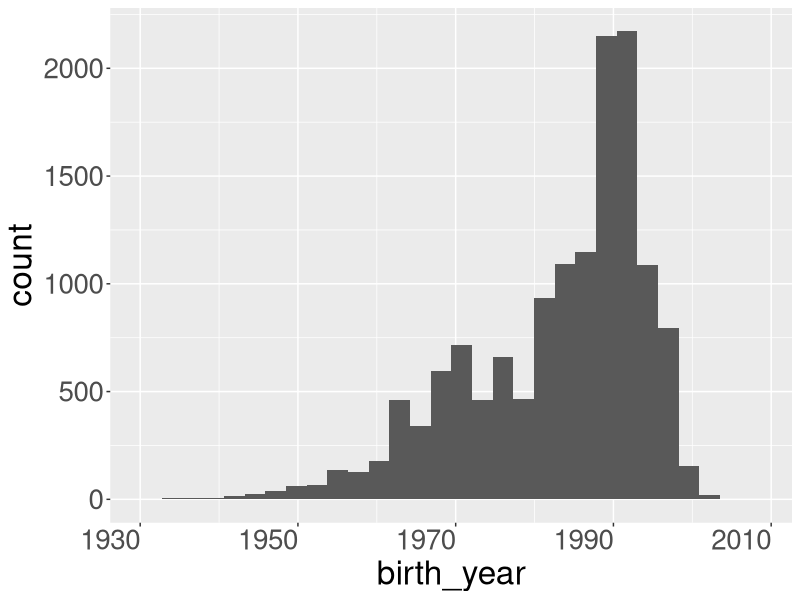
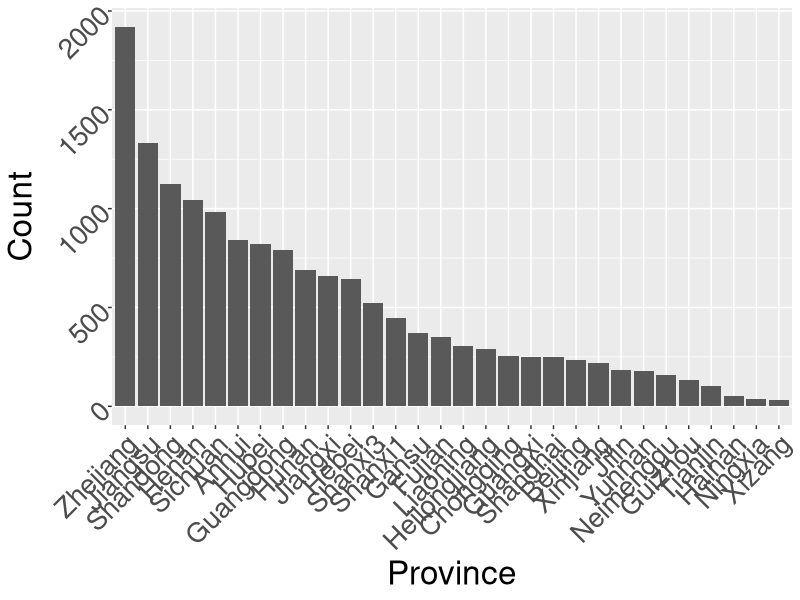
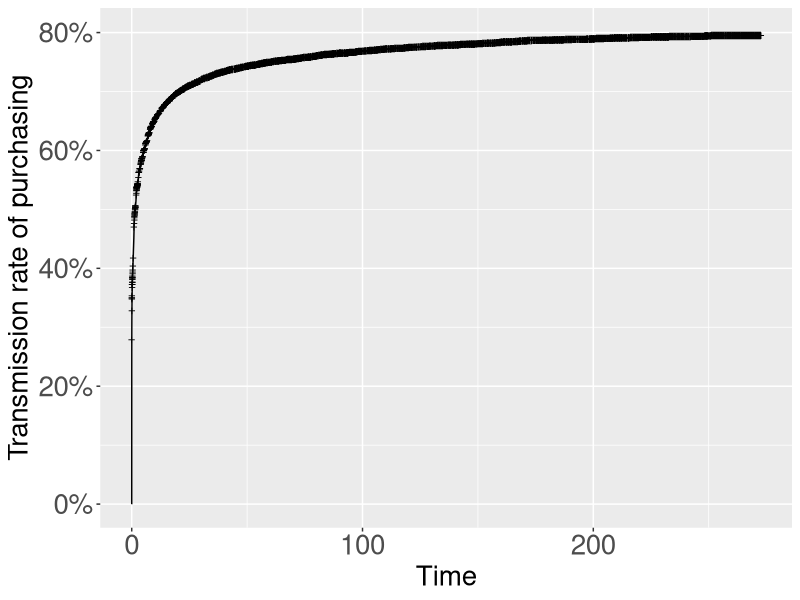
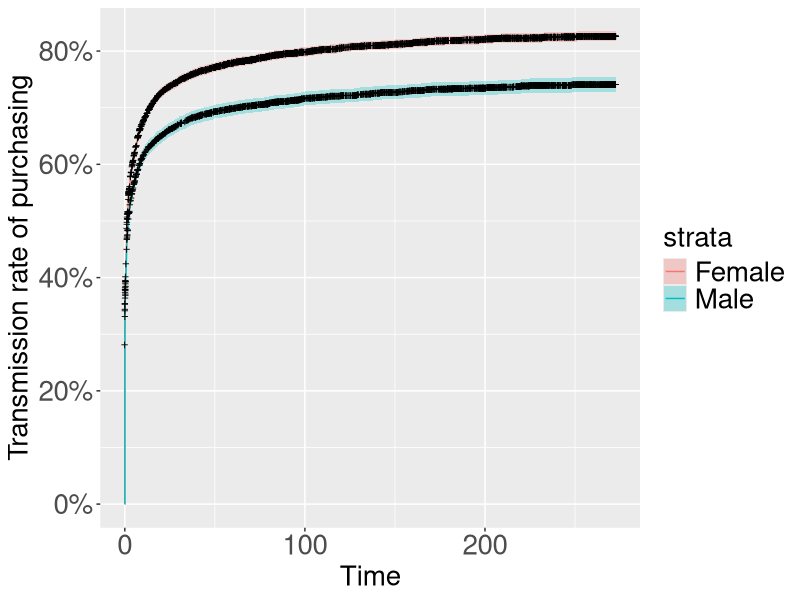
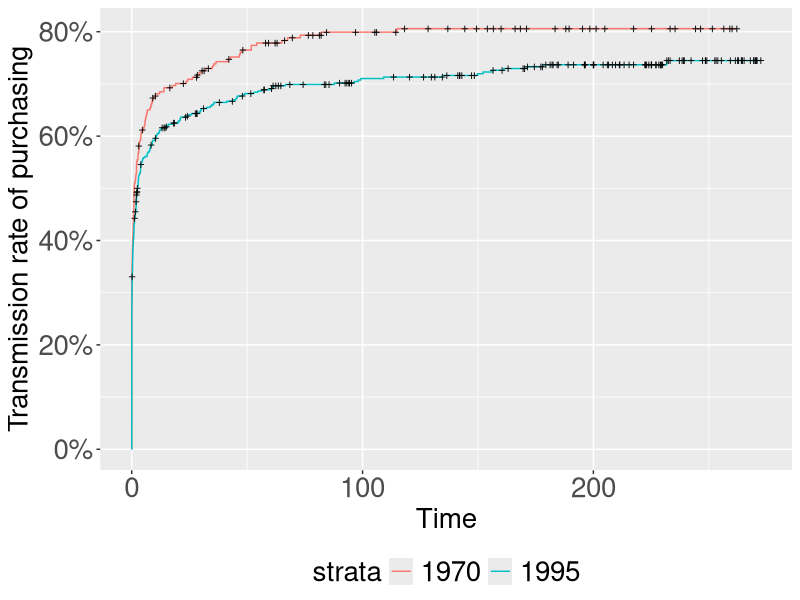
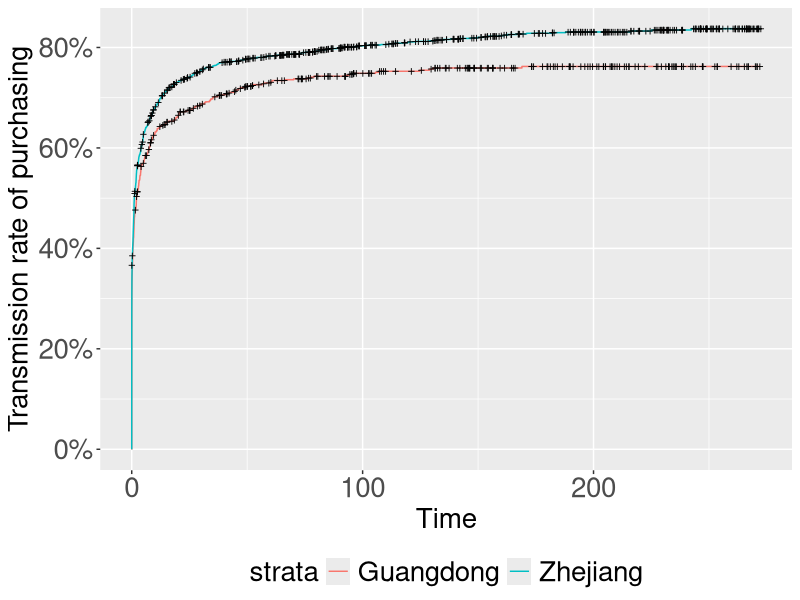
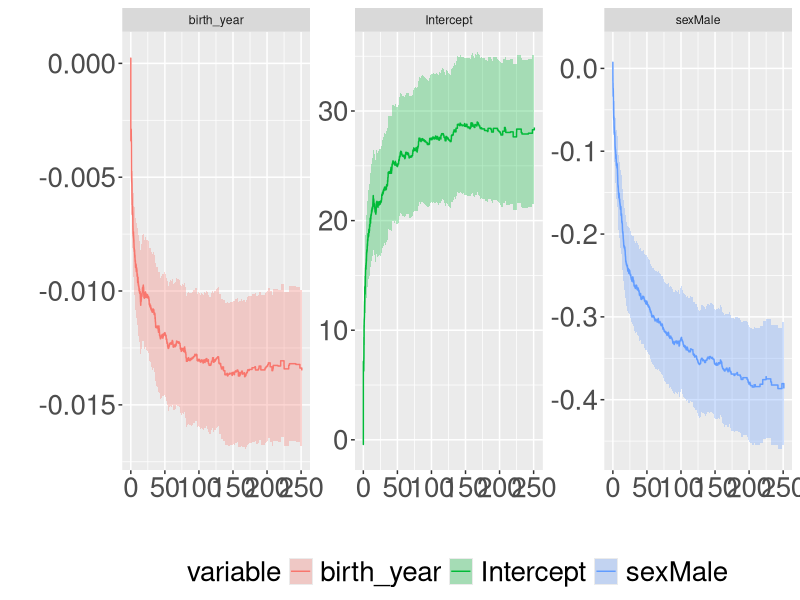

Here is the R script that generated these plots, in order:
## ---- chunk 1
knitr::opts_chunk$set(echo = TRUE)
## ---- chunk 2
library(tidyverse)
library(ggfortify)
library(MASS)
library(survival)
library(lubridate)
## ---- chunk 3
data <- read.csv("../data/user_buy0.CSV")
data <- data %>% mutate(signup_time = ymd_hms(signup_time), 
                        end_time = ymd_hms(end_time),
                        test_last_time = ymd_hms(test_last_time),
                        buy_time = ymd_hms(buy_time),
                        duration = as.numeric(if_else(have_bought, difftime(buy_time, signup_time, units = "days"), difftime(test_last_time, signup_time, units = "days"))))
data$have_bought <- as.logical(data$have_bought)
data1 <- data %>% filter(sex !="")
## ---- chunk 4
data1 %>% ggplot(aes(x = birth_year)) + 
  geom_histogram() + 
  theme(axis.text = element_text(size = 20, hjust = 1), 
        axis.title = element_text(size = 24), 
        plot.title = element_text(size = 20))
## ---- chunk 5
data1 %>% group_by(province) %>% 
	summarise(count = n()) %>% 
	ggplot(aes(x = reorder(province,(-count)), y = count)) + 
  geom_bar(stat = 'identity') + 
  labs(x = "Province", y = "Count") +
  theme(axis.text = element_text(size = 20, angle = 45, hjust = 1), 
        axis.title = element_text(size = 24), 
        plot.title = element_text(size = 20))
## ---- chunk 6
fitsurv <- survfit(Surv(duration, have_bought) ~ 1, data = data1)

autoplot(fitsurv, fun = "event") + 
  labs(x = "Time", y = "Transmission rate of purchasing") + 
  theme(axis.text = element_text(size = 20), 
        axis.title = element_text(size = 20), 
        plot.title = element_text(size = 20))
## ---- chunk 7
fitsurv <- survfit(Surv(duration, have_bought) ~ sex, data = data1)

autoplot(fitsurv, fun='event') + 
  labs(x = "Time", y = "Transmission rate of purchasing") + 
  theme(axis.text = element_text(size = 20), 
        axis.title = element_text(size = 20), 
        plot.title = element_text(size = 20), 
        legend.text = element_text(size = 20), 
        legend.title = element_text(size = 20))
## ---- chunk 8
survdiff(Surv(duration, have_bought) ~ sex, data = data1)
## ---- chunk 9
data11 <- data1 %>% filter(birth_year %in% c(1970, 1995))

fitsurv <- survfit(Surv(duration, have_bought) ~ birth_year, data = data11)

autoplot(fitsurv, fun='event', conf.int = FALSE) + 
  labs(x = "Time", y = "Transmission rate of purchasing") + 
  theme(axis.text = element_text(size = 20), 
        axis.title = element_text(size = 20), 
        plot.title = element_text(size = 20), 
        legend.text = element_text(size = 20), 
        legend.title = element_text(size = 20), 
        legend.position="bottom")
## ---- chunk 10
survdiff(Surv(duration, have_bought) ~ birth_year, data = data11)
## ---- chunk 11
data12 <- data1 %>% filter(province %in% c("Guangdong", "Zhejiang"))

fitsurv <- survfit(Surv(duration, have_bought) ~ province, data = data12)

autoplot(fitsurv, fun='event', conf.int = FALSE) + 
  labs(x = "Time", y = "Transmission rate of purchasing") + 
  theme(axis.text = element_text(size = 20), 
        axis.title = element_text(size = 20), 
        plot.title = element_text(size = 20), 
        legend.text = element_text(size = 20), 
        legend.title = element_text(size = 20), 
        legend.position="bottom")
## ---- chunk 12
survdiff(Surv(duration, have_bought) ~ province, data = data12)
## ---- chunk 13
cox0 <- coxph(Surv(duration, have_bought) ~ sex + birth_year + province, data = data1)
summary(cox0)
## ---- chunk 14
cox1 <- coxph(Surv(duration, have_bought) ~ sex + birth_year, data = data1)
summary(cox1)
## ---- chunk 15
fit1 <- aareg(Surv(duration, have_bought) ~ sex + birth_year, data = data1)

summary(fit1)
## ---- chunk 16
autoplot(fit1) + 
  theme(axis.text = element_text(size = 20), 
        axis.title = element_text(size = 20), 
        plot.title = element_text(size = 20), 
        legend.text = element_text(size = 20), 
        legend.title = element_text(size = 20), 
        legend.position="bottom")
